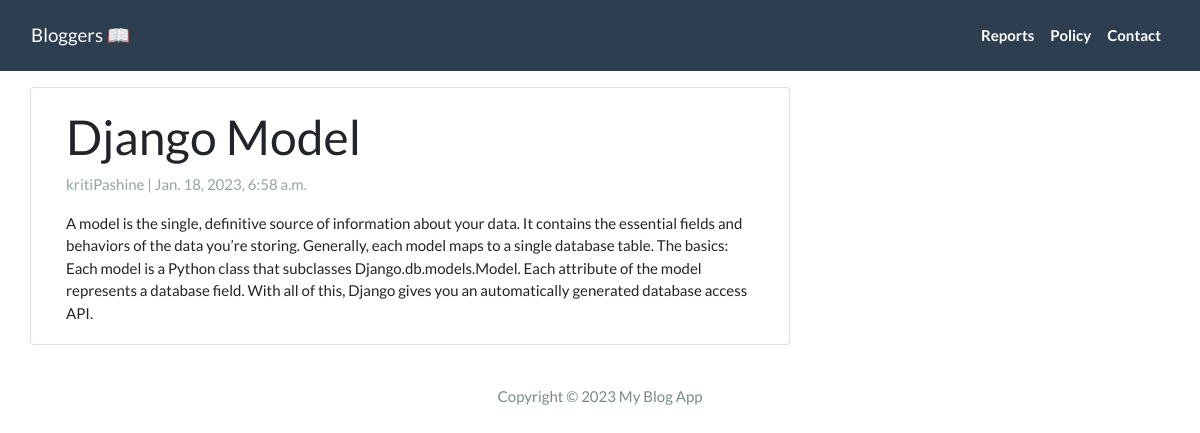
/blogapplication/model/, run on the app's committed database.
### blogapplication/models.py (models this page shows, shortened)
class Post(models.Model):
  title =  models.CharField(max_length=200, unique=True)
  slug =   models.SlugField(max_length=200, unique=True)
  author = models.ForeignKey(User, on_delete=models.CASCADE, related_name='blog_posts')
  created_on = models.DateTimeField(auto_now_add=True)
  updated_on = models.DateTimeField(auto_now=True)
  content = models.TextField()
  status = models.IntegerField(choices=STATUS, default=0)
  class Meta:
    ordering = ['-created_on']

### blogapplication/views.py (the view)
# urls.py: path('<slug:slug>/', views.postFullDetail, name="postFullDetail"),
def postFullDetail(request,slug):
  query=Post.objects.get(slug=slug)
  context={
        'data':query,
    }
  template=loader.get_template('post_detail.html')
  return HttpResponse(template.render(context, request))

### blogapplication/templates/post_detail.html
{% extends 'base.html' %}
{% block content %}
<div class="container">
  <div class="row">
    <div class="col-md-8 card mb-4  mt-3 left  top">
      <div class="card-body">
        <h1>{% block data%} {{ data.title }} {% endblock data %}</h1>
        <p class=" text-muted">{{ data.author }} | {{ data.created_on }}</p>
        <p class="card-text ">{{ data.content | safe }}</p>
      </div>
    </div>
  </div>
</div>
{% endblock content %}

### data on the page
Post: title "Django Model", author "kritiPashine", created_on "Jan. 18, 2023, 6:58 a.m.", content "A model is the single, definitive source of information about your data. It contains the essential fields and behaviors of the data you’re storing. Generally, each model maps to a single database table. The basics: Each model is a Python class that subclasses Django.db.models.Model. Each attribute of the model represents a database field. With all of this, Django gives you an automatically generated database access API."
